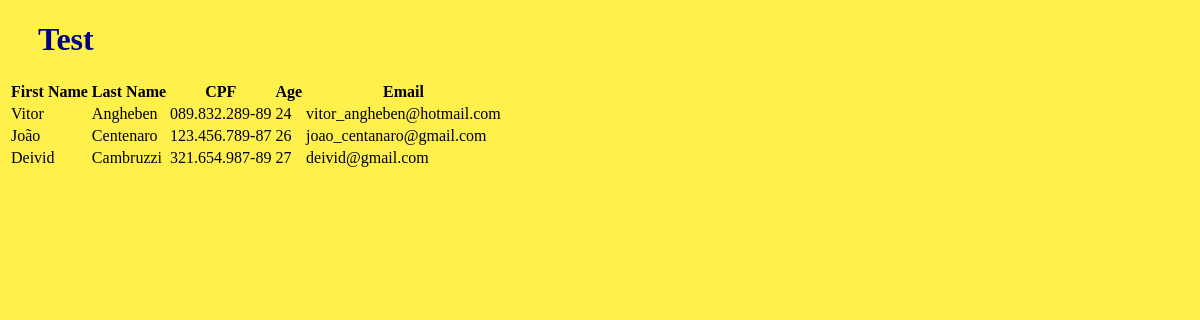
/check_user.html, run on an earlier commit of the app's database.
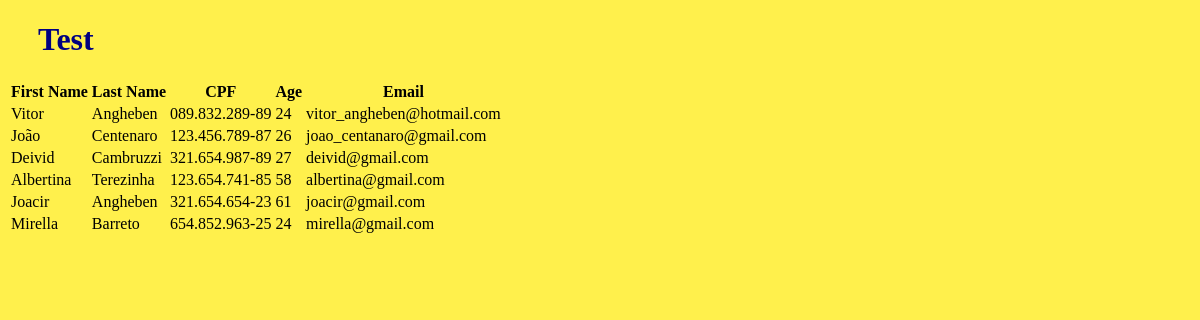
And on a later commit of the database.
### crud_app/models.py (models this page shows, shortened)
class CustomUser(models.Model):
    f_name = models.CharField(
        verbose_name="First Name", max_length=30, default="Test")
    l_name = models.CharField(
        verbose_name="Last Name", max_length=30, default='Test')
    cpf = models.CharField(verbose_name="CPF", max_length=15)
    age = models.IntegerField(verbose_name="Age")
    email = models.EmailField(verbose_name="email", max_length=30)

### crud_app/views.py (the view)
def check_user(request):
    users = CustomUser.objects.all()
    context = {
        'users': users
    }
    return render(request, "check_user.html", context)

### crud_app/templates/check_user.html (shortened to what this page needs)
<!DOCTYPE html>
{% load static %}
<html lang="en">
<head>
    <link rel="stylesheet" href="{% static 'css/check_users_style.css' %}">
</head>
<body>
    <h1> Test </h1>
    <table>
        <thead>
            <tr>
                <th> First Name </th>
                <th> Last Name </th>
                <th> CPF </th>
                <th> Age </th>
                <th> Email </th>
            </tr>
        </thead>
        <tbody>
            {% for user in users %}
                <tr>
                    <td> {{ user.f_name }} </td>
                    <td> {{ user.l_name }} </td>
                    <td> {{ user.cpf }} </td>
                    <td> {{ user.age }} </td>
                    <td> {{ user.email }} </td>
                </tr>
            {% endfor %}
        </tbody>
    </table>
</body>
</html>

### crud_app/static/css/check_users_style.css (style rules this page uses)
body { background-color: rgb(255, 235, 0, 0.7); }
h1 { color: navy; margin-left: 30px; }

What changed in the data, as far as the page shows it:
added CustomUser: f_name "Albertina", l_name "Terezinha", cpf "123.654.741-85", age "58", email "albertina@gmail.com"
added CustomUser: f_name "Joacir", l_name "Angheben", cpf "321.654.654-23", age "61", email "joacir@gmail.com"
added CustomUser: f_name "Mirella", l_name "Barreto", cpf "654.852.963-25", age "24", email "mirella@gmail.com"
